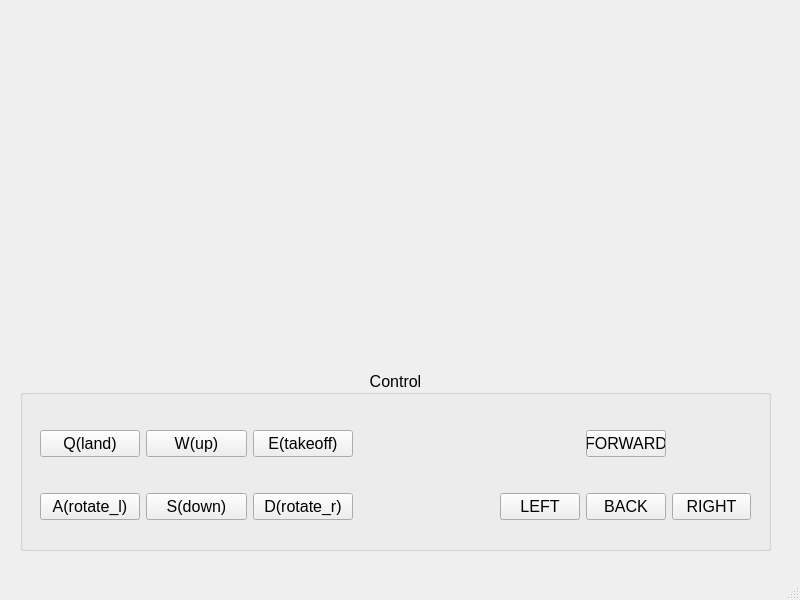
<?xml version="1.0" encoding="UTF-8"?>
<ui version="4.0">
 <class>MainWindow</class>
 <widget class="QMainWindow" name="MainWindow">
  <property name="geometry">
   <rect>
    <x>0</x>
    <y>0</y>
    <width>800</width>
    <height>600</height>
   </rect>
  </property>
  <property name="windowTitle">
   <string>MainWindow</string>
  </property>
  <property name="windowOpacity">
   <double>1.000000000000000</double>
  </property>
  <widget class="QWidget" name="centralwidget">
   <widget class="QGroupBox" name="groupBox">
    <property name="geometry">
     <rect>
      <x>20</x>
      <y>370</y>
      <width>751</width>
      <height>181</height>
     </rect>
    </property>
    <property name="font">
     <font>
      <pointsize>12</pointsize>
     </font>
    </property>
    <property name="title">
     <string>Control</string>
    </property>
    <property name="alignment">
     <set>Qt::AlignCenter</set>
    </property>
    <widget class="QWidget" name="gridLayoutWidget">
     <property name="geometry">
      <rect>
       <x>20</x>
       <y>30</y>
       <width>313</width>
       <height>151</height>
      </rect>
     </property>
     <layout class="QGridLayout" name="gridLayout">
      <item row="0" column="0">
       <widget class="QPushButton" name="Qland">
        <property name="text">
         <string>Q(land)</string>
        </property>
       </widget>
      </item>
      <item row="0" column="1">
       <widget class="QPushButton" name="Wup">
        <property name="text">
         <string>W(up)</string>
        </property>
       </widget>
      </item>
      <item row="1" column="2">
       <widget class="QPushButton" name="Drotate_r">
        <property name="text">
         <string>D(rotate_r)</string>
        </property>
       </widget>
      </item>
      <item row="1" column="1">
       <widget class="QPushButton" name="Sdown">
        <property name="text">
         <string>S(down)</string>
        </property>
       </widget>
      </item>
      <item row="1" column="0">
       <widget class="QPushButton" name="Arotate_l">
        <property name="text">
         <string>A(rotate_l)</string>
        </property>
       </widget>
      </item>
      <item row="0" column="2">
       <widget class="QPushButton" name="Etakeoff">
        <property name="text">
         <string>E(takeoff)</string>
        </property>
       </widget>
      </item>
     </layout>
    </widget>
    <widget class="QWidget" name="gridLayoutWidget_2">
     <property name="geometry">
      <rect>
       <x>480</x>
       <y>30</y>
       <width>251</width>
       <height>151</height>
      </rect>
     </property>
     <layout class="QGridLayout" name="gridLayout_2">
      <item row="1" column="0">
       <widget class="QPushButton" name="left">
        <property name="text">
         <string>LEFT</string>
        </property>
       </widget>
      </item>
      <item row="1" column="2">
       <widget class="QPushButton" name="right">
        <property name="text">
         <string>RIGHT</string>
        </property>
       </widget>
      </item>
      <item row="0" column="1">
       <widget class="QPushButton" name="forward">
        <property name="toolTipDuration">
         <number>-9</number>
        </property>
        <property name="text">
         <string>FORWARD</string>
        </property>
       </widget>
      </item>
      <item row="1" column="1">
       <widget class="QPushButton" name="back">
        <property name="text">
         <string>BACK</string>
        </property>
       </widget>
      </item>
     </layout>
    </widget>
   </widget>
  </widget>
  <widget class="QMenuBar" name="menubar">
   <property name="geometry">
    <rect>
     <x>0</x>
     <y>0</y>
     <width>800</width>
     <height>21</height>
    </rect>
   </property>
  </widget>
  <widget class="QStatusBar" name="statusbar"/>
 </widget>
 <resources/>
 <connections/>
</ui>
